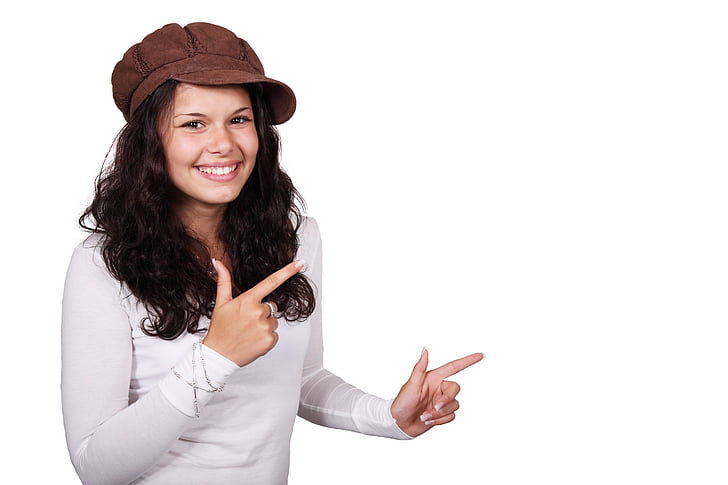
#> input picture Image-Test.jpg, 728 x 485 px
$ python -i main.py   (imports and definitions only)
#> lines starting #> are read from the running program, lines starting #| are printed output that depends on the picture; after the words box and inside, x2 and y2 are one past the last pixel; in counts of white or black regions, pixels touching at a corner belong together
import cv2
import numpy as np
from flask import Flask, render_template,request
import os
import shutil
# load image


def removeImg(ImgOrinal):

#> called with ImgOrinal = 'Image-Test.jpg'
    img = cv2.imread(ImgOrinal)
#> img is the input picture: shape (485, 728, 3); mean B, G, R 217.8, 217.9, 224.1
    # convert to graky
    gray = cv2.cvtColor(img, cv2.COLOR_BGR2GRAY)
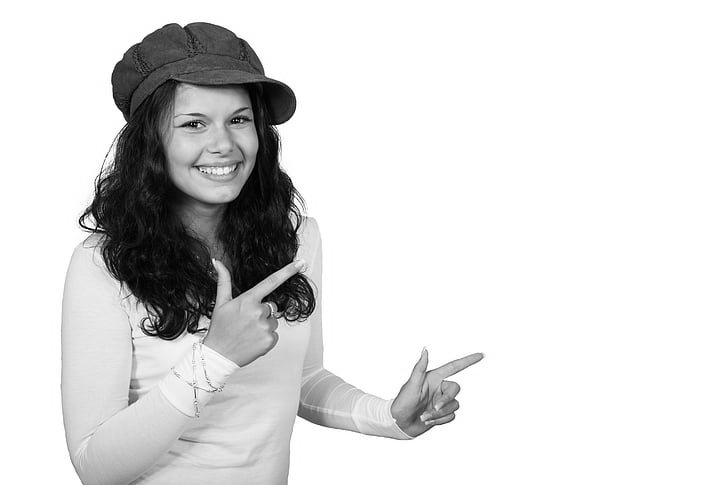
#> gray: shape (485, 728); min 0, max 255, mean 219.7
    # threshold input image as mask
    mask = cv2.threshold(gray, 250, 255, cv2.THRESH_BINARY)[1]
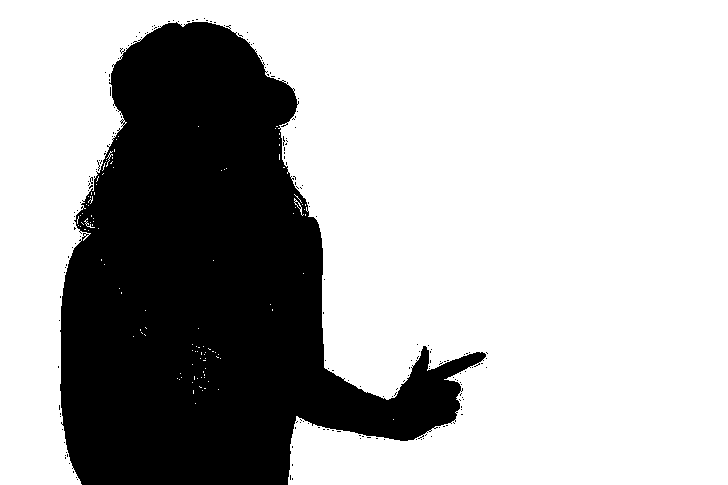
#> mask: shape (485, 728); 69.7% white; 190 black regions (189 under 20 px), largest, box (x1, y1, x2, y2) and area: (60, 22, 486, 485) 106588

    # negate mask
    mask = 255 - mask

    # apply morphology to remove isolated extraneous noise
    # use borderconstant of black since foreground touches the edges
    kernel = np.ones((3,3), np.uint8)
    mask = cv2.morphologyEx(mask, cv2.MORPH_OPEN, kernel)
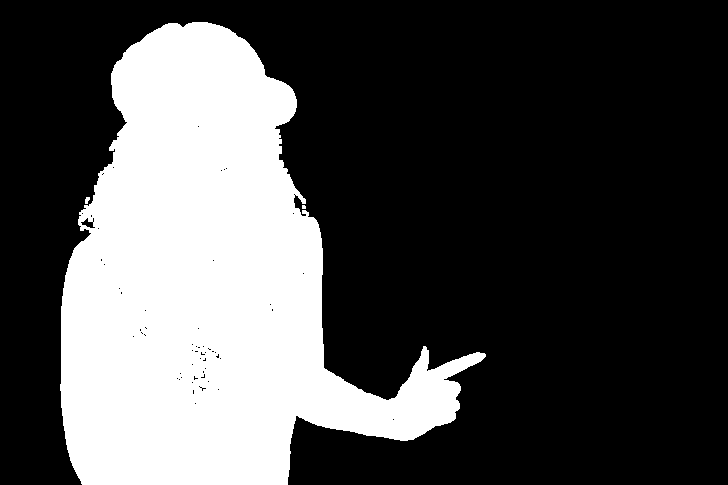
#> mask: shape (485, 728); 30% white; 3 white regions (1 under 20 px), largest, box (x1, y1, x2, y2) and area: (60, 22, 486, 485) 105972, (85, 197, 90, 204) 26
    mask = cv2.morphologyEx(mask, cv2.MORPH_CLOSE, kernel)
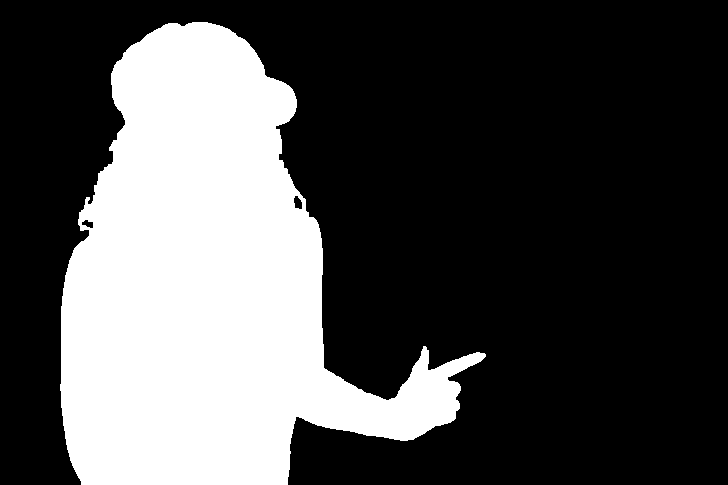
#> mask: shape (485, 728); 30.1% white; 1 white region, box (x1, y1, x2, y2) and area: (60, 22, 486, 485) 106215

    # anti-alias the mask -- blur then stretch
    # blur alpha channel
    mask = cv2.GaussianBlur(mask, (0,0), sigmaX=2, sigmaY=2, borderType = cv2.BORDER_DEFAULT)
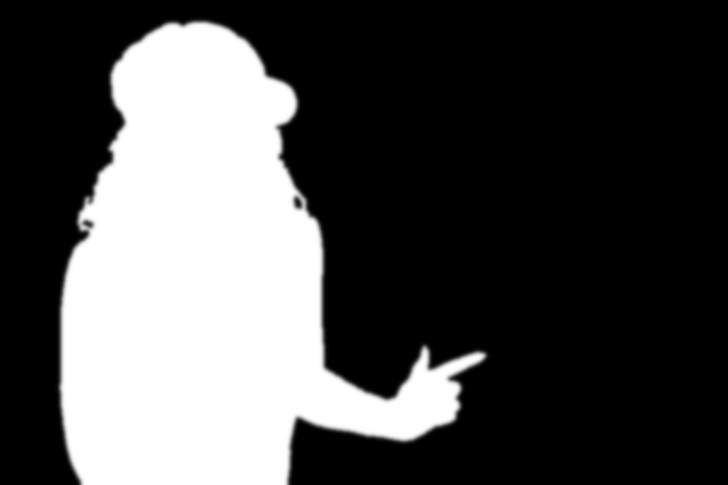
#> mask: shape (485, 728); min 0, max 255, mean 76.7

    # linear stretch so that 127.5 goes to 0, but 255 stays 255
    mask = (2*(mask.astype(np.float32))-255.0).clip(0,255).astype(np.uint8)
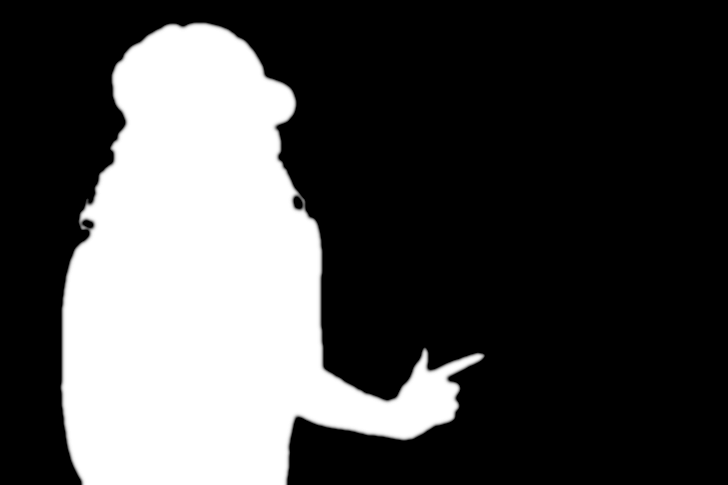
#> mask: shape (485, 728); min 0, max 255, mean 74.8

    # put mask into alpha channel
    result = img.copy()
    result = cv2.cvtColor(result, cv2.COLOR_BGR2BGRA)
    result[:, :, 3] = mask

    # save resulting masked image
    cv2.imwrite('static/test1.png', result)
    shutil.rmtree('upload')
    os.makedirs('upload')
    # [7 lines of commented-out code are left out]

UPLOAD_FOLDER = './upload'

# [1 line not run here, left out]
# [1 line that did not run here, left out]

# [16 lines that did not run here, left out]

# [2 lines not run here, left out]
# removeImg(ImgOrinal='test.png')

>>> result = removeImg('Image-Test.jpg')

$ run again, on create-a-white-screen-spokesperson-video.jpg
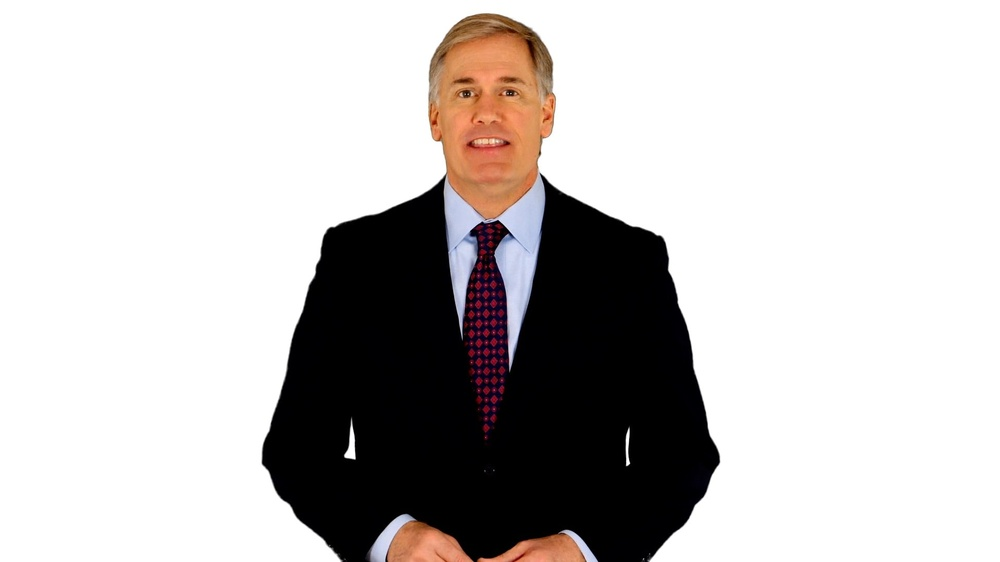
#> input picture create-a-white-screen-spokesperson-video.jpg, 1000 x 562 px, shrunk from 1920 x 1080 before the run
#> in removeImg, img is the input picture: shape (562, 1000, 3); mean B, G, R 190.6, 191.6, 195.1
#> in removeImg, `mask = cv2.threshold(gray, 250, 255, cv2.THRESH_BINARY)[1]`:
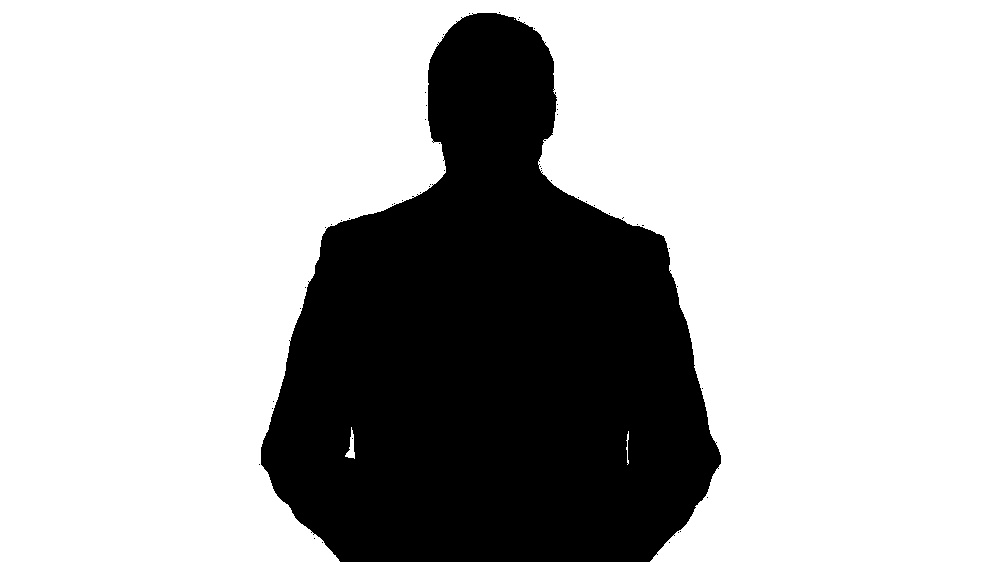
#> mask: shape (562, 1000); 71.5% white; 50 black regions (49 under 20 px), largest, box (x1, y1, x2, y2) and area: (261, 13, 721, 562) 160103
#> in removeImg, `mask = cv2.GaussianBlur(mask, (0,0), sigmaX=2, sigmaY=2, borderType = ..`:
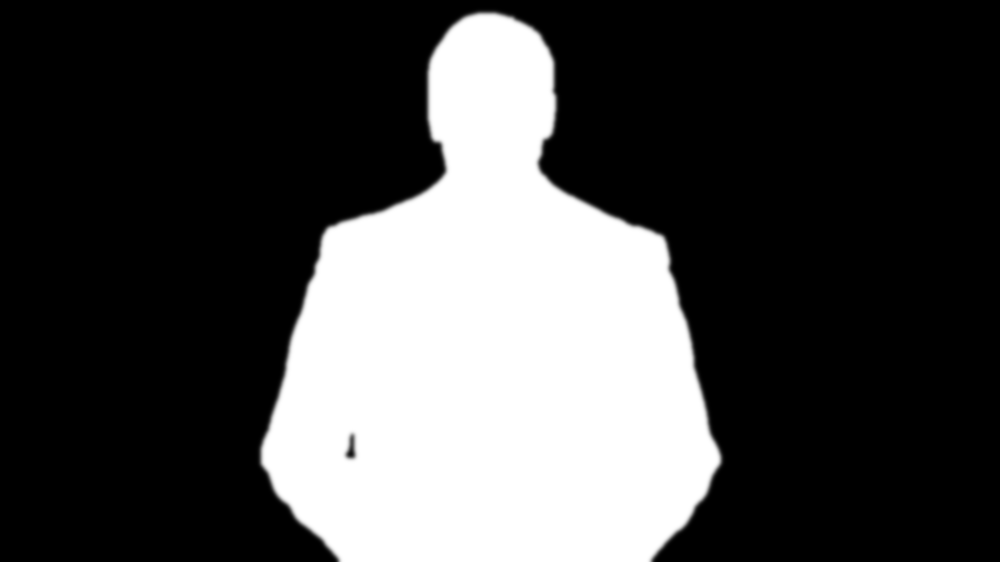
#> mask: shape (562, 1000); min 0, max 255, mean 72.7

$ run again, on test.png
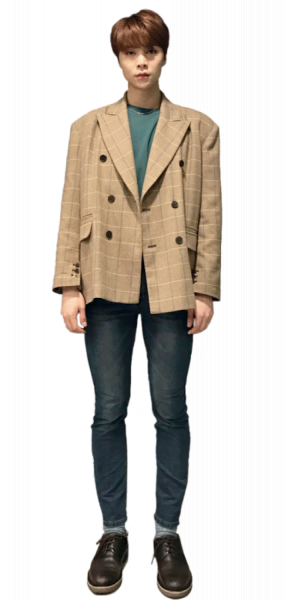
#> input picture test.png, 285 x 600 px
#> in removeImg, img is the input picture: shape (600, 285, 3); mean B, G, R 199.5, 205.8, 211
#> in removeImg, `mask = cv2.threshold(gray, 250, 255, cv2.THRESH_BINARY)[1]`:
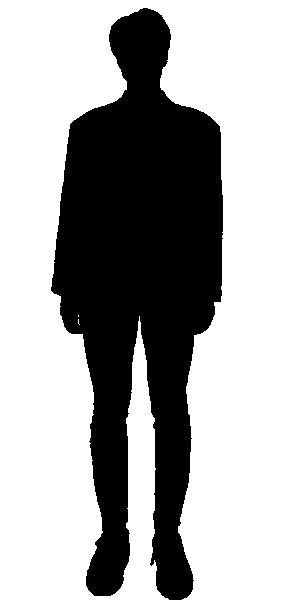
#> mask: shape (600, 285); 65.4% white; 1 black region, box (x1, y1, x2, y2) and area: (51, 8, 223, 600) 59246
#> in removeImg, `mask = (2*(mask.astype(np.float32))-255.0).clip(0,255).astype(np.uint8)`:
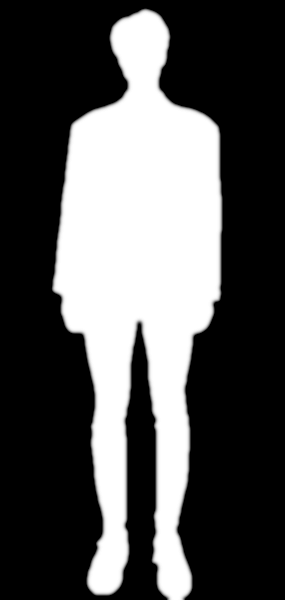
#> mask: shape (600, 285); min 0, max 255, mean 83.8
